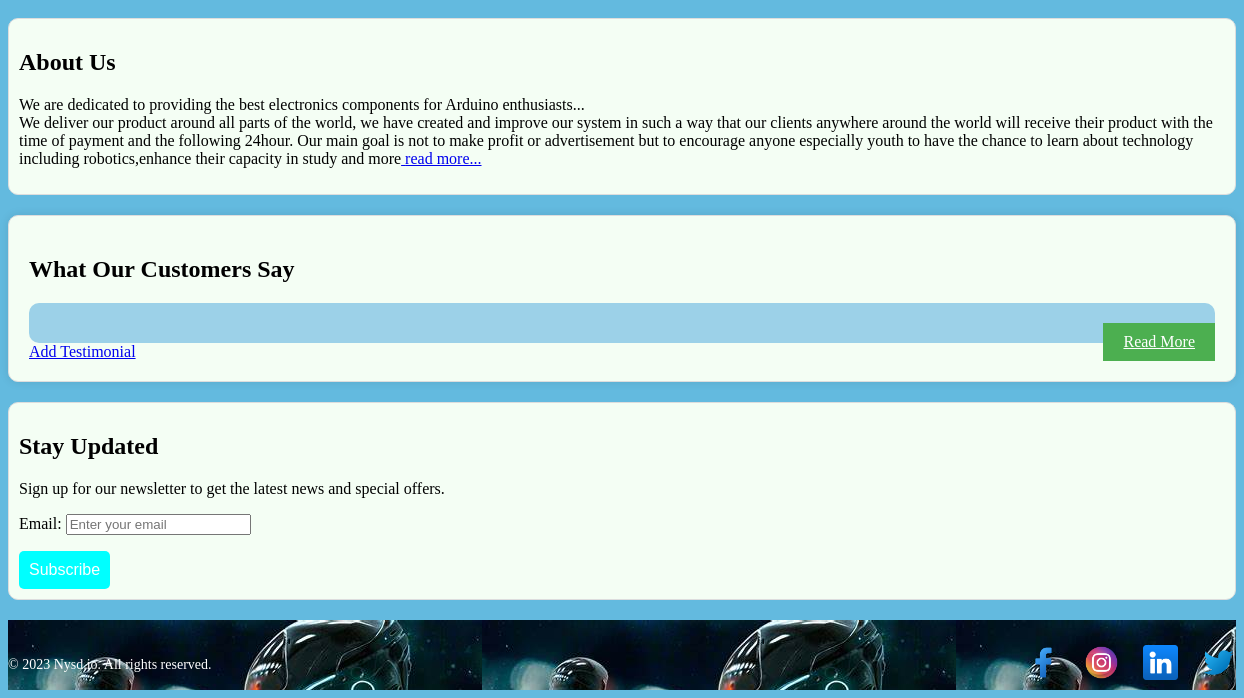
/ (lower part), run on an earlier commit of the app's database.
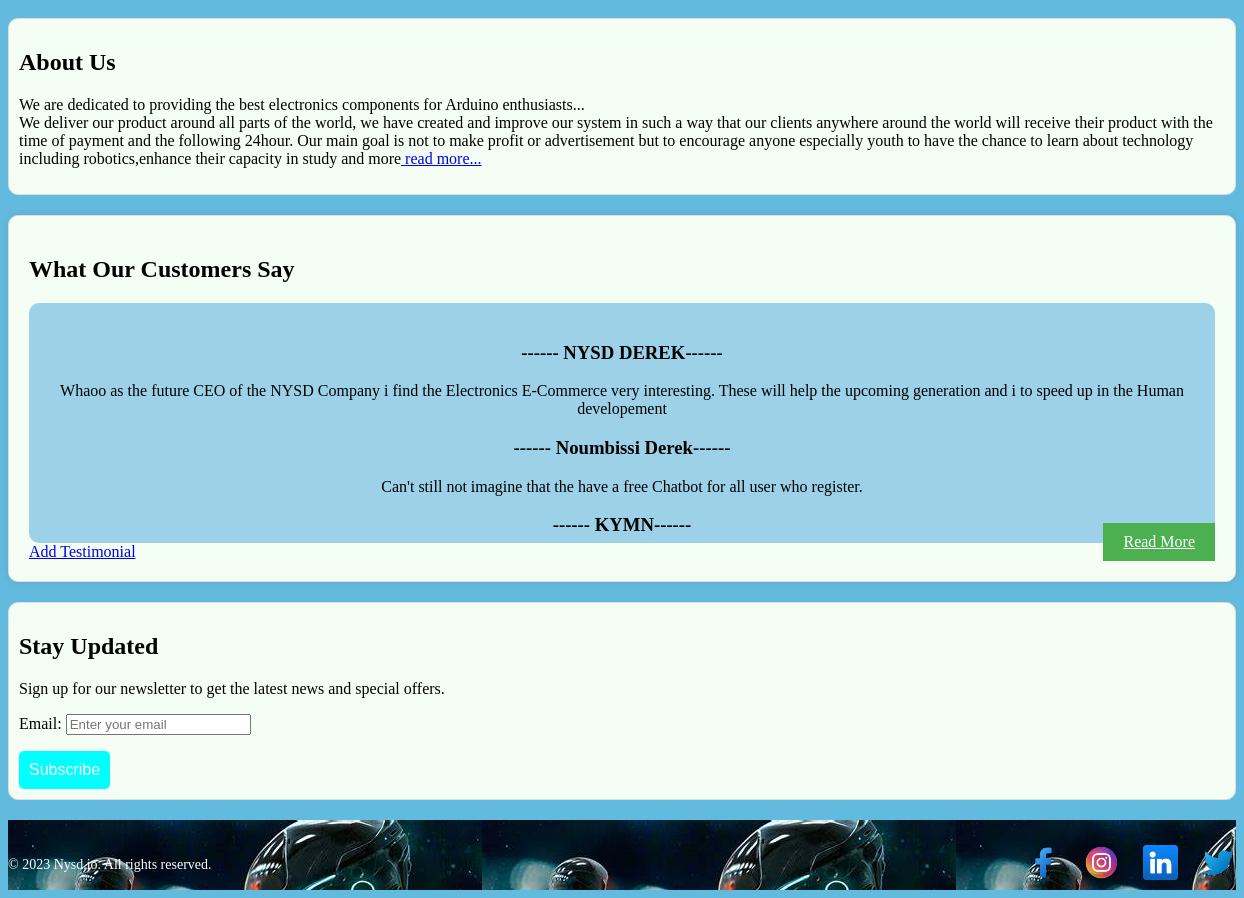
And on a later commit of the database.
### nysdapp/models.py (models this page shows, shortened)
class Testimonial(models.Model):
    name = models.CharField(max_length=255)
    image = models.ImageField(upload_to='testimonials/')
    testimonial = models.TextField()
    created_at = models.DateTimeField(auto_now_add=True)

### nysdapp/views.py (the view)
# urls.py: 2. Add a URL to urlpatterns:  path('', views.home, name='home')
def home(request):
    if request.user.is_authenticated:
        username = request.user.username
    else:
        username = None
    form = SubscriberForm()
    products = Product.objects.all()
    cart_item_count = CartItem.objects.filter(session_id=request.session.session_key).count()
    testimonial_form = TestimonialForm()
    testimonials = Testimonial.objects.all()
    return render(request, 'main.html', {'username': username, 'form': form, 'products': products, 'cart_item_count': cart_item_count, 'testimonial_form': testimonial_form, 'testimonials': testimonials})

### nysdapp/forms.py
class SubscriberForm(forms.ModelForm):
    class Meta:
        model = Subscriber
        fields = ['email']
        widgets = {
            'email': forms.EmailInput(attrs={
                'placeholder': 'Enter your email',
                'class': 'form-control',
                'required': True,
            }),
        }

class TestimonialForm(forms.ModelForm):
    class Meta:
        model = Testimonial
        fields = ('image', 'testimonial')

### nysdapp/templates/main.html (shortened to what this page needs)
<!DOCTYPE html>
<HTML>
    <HEAD>
        {% load static %}
        <link rel="stylesheet" type="text/css" href="{% static 'main.css' %}">
    </HEAD>
    <body>
        <main>
        <section class="about-us">
            <h2>About Us</h2>
            <p>We are dedicated to providing the best electronics components for Arduino enthusiasts...<br>
               We deliver our product around all parts of the world, we have created and improve our system in such a way that our clients anywhere around the world will receive their product with the
                time of payment and the following 24hour. Our main goal is not to make profit or advertisement but to encourage anyone especially youth to have the chance to learn about technology including robotics,enhance their capacity in study and more<a href="{% url 'about' %}">  read more...</a> </p>
        </section>
        <section class="testimonials">
            <h2>What Our Customers Say</h2>
            <div class="testimonial">
                {% for testimonial in testimonials %}
                <h3>------ {{ testimonial.name }}------</h3>
                <p>{{ testimonial.testimonial }}</p>
                {% endfor %}
            </div>
          <a href="{% url 'testimonials' %}" class="read-more-btn">Read More</a>
            <a href="{% url 'add_testimonial' %}">Add Testimonial</a>
        </section>
        <section class="newsletter">
            <h2>Stay Updated</h2>
            <p>Sign up for our newsletter to get the latest news and special offers.</p>
            <form action="{% url 'subscribe' %}" method="post">
                {{ form.as_p }}
                <button class="btn btn-primary" type="submit" style="box-shadow: darkblue; border-radius: 5px; background-color: aqua;">Subscribe</button>
            </form>
        </section>
        </main>
        <footer>
            <p>© 2023 Nysd.io. All rights reserved.</p>
            <nav>
                <a href="#"><img src="{% static 'image/facebook.png'%}"width="35px" height="35px"></a>
                <a href="#"><img src="{% static 'image/instagram.png'%}"width="35px" height="35px"></a>
                <a href="#"><img src="{% static 'image/linkedin.png'%}"width="35px" height="35px"></a>
                <a href="#"><img src="{% static 'image/twitter.png'%}" width="35px" height="35px"></a>
            </nav>
        </footer>
    </body>
</HTML>

### nysdapp/static/main.css (style rules this page uses)
body { background-color: #63badf; overflow-x: hidden; }
nav { display: inline-flexbox; align-items: center; }
nav a { color: rgb(15, 12, 12); margin-left: 20px; text-decoration: none; font-size: 18px; }
footer { height: 50px; display: flex; justify-content: space-between; align-items: center; padding-top: 20px; color: white; background-image:url('image/footer%20background.jpg'); font-size: 14px; background-color:rgb(25, 25, 35); }
footer a { color: white; text-decoration: none; }
.featured-products, .categories, .about-us, .testimonials, .newsletter { padding: 10px; background-color: #f4fef4; margin: 20px 0; border: 1px solid #ddd; border-radius: 10px; }
.product, .category, .testimonial { background-color:#9cd1e8; padding: 20px; border-radius: 10px; text-align: center; }
.testimonials { position:relative; padding: 20px; border: 1px solid #ddd; border-radius: 10px; box-shadow: 0 0 10px rgba(0, 0, 0, 0.1); }
.testimonial { max-height: 200px; overflow: hidden; transition: max-height 0.5s ease-in-out; }
.read-more-btn { position: absolute; bottom: 20px; right: 20px; background-color: #4CAF50; color: #fff; border: none; padding: 10px 20px; font-size: 16px; border-radius: 10spx; cursor: pointer; }
.btn { padding: 10px; background-color: #4CAF50; color: white; border: none; border-radius: 5px; cursor: pointer; font-size: 16px; }

What changed in the data, as far as the page shows it:
added Testimonial: name "NYSD DEREK", testimonial "Whaoo as the future CEO of the NYSD Company i find the Electronics E-Commerce very interesting. These will help the upcoming generation and i to speed up in the Human developement"
added Testimonial: name "Noumbissi Derek", testimonial "Can't still not imagine that the have a free Chatbot for all user who register."
added Testimonial: name "KYMN"
